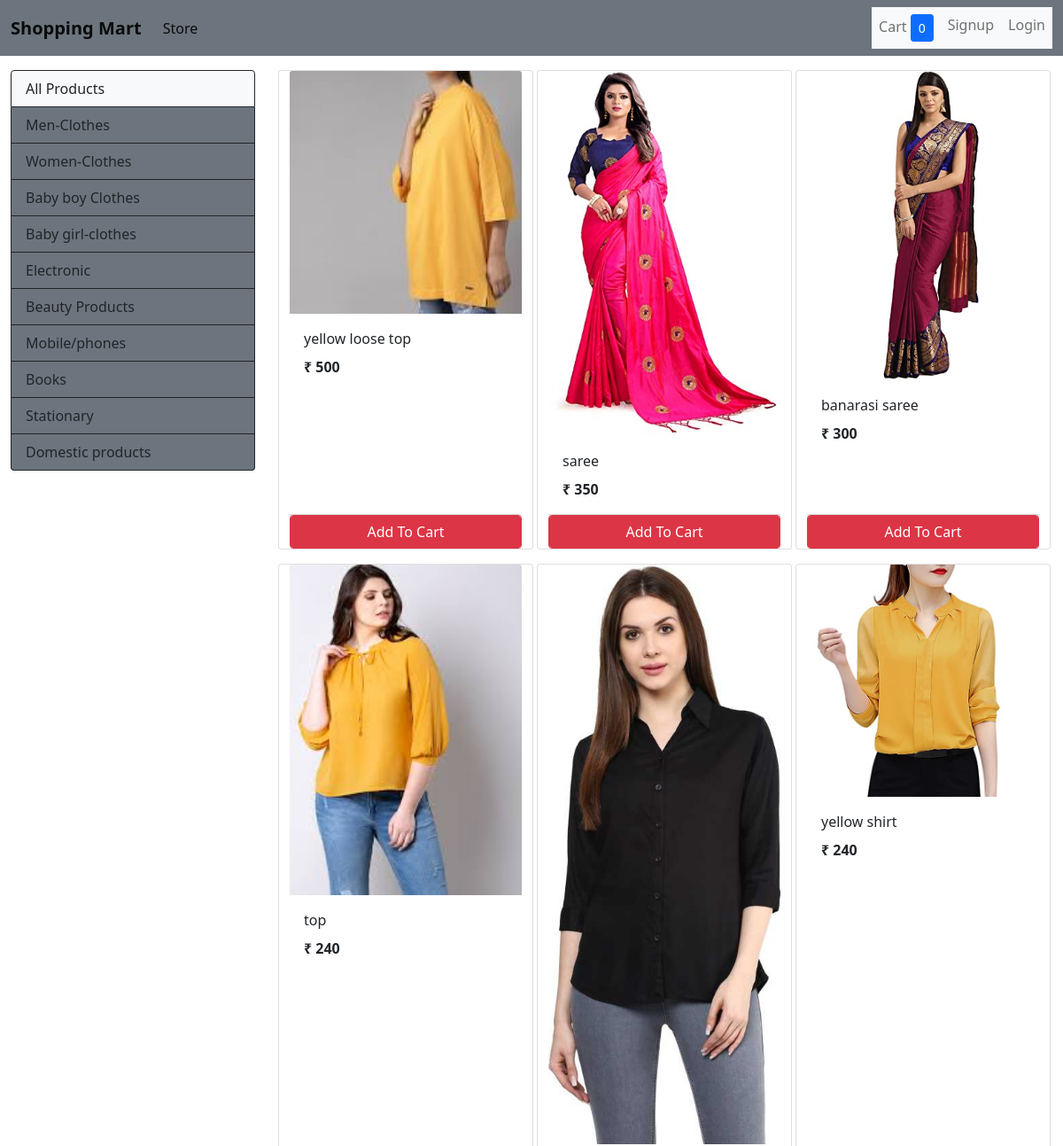
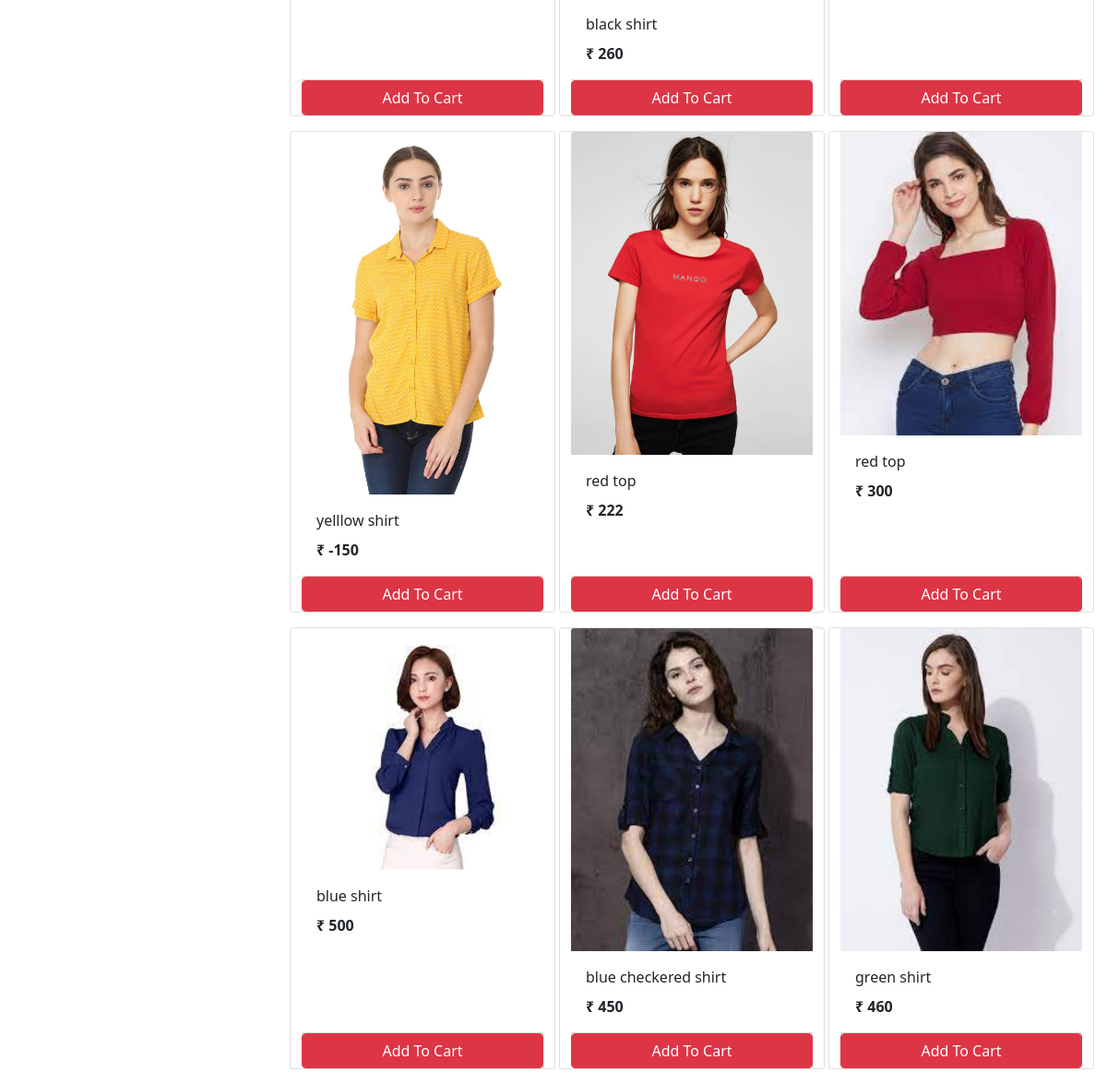
The app's page /?category=2 with its own data (2 pictures, top to bottom).
### store/models/category.py (models this page shows, shortened)
class Category(models.Model):
    name = models.CharField(max_length=20)
    @staticmethod
    def get_all_categorys():
     return Category.objects.all()

### store/models/product.py (models this page shows, shortened)
class Product(models.Model):
    name = models.CharField(max_length=50)
    price = models.IntegerField(default=0)
    category = models.ForeignKey(Category , on_delete=models.CASCADE , default=1)
    description = models.CharField(max_length=200, default='' , null=True , blank=True)
    image = models.ImageField(upload_to='uploads/products/')
    @staticmethod
    def get_all_products_by_categoryid(category_id):
        if category_id:
          return Product.objects.filter(category=category_id)
        else:
            return Product.get_all_products();

### store/views/home.py (the view, shortened to what this page needs)
# urls.py: path('', Index.as_view() , name='homepage'),
class Index(View):
    def get(self , request):
        cart = request.session.get('cart')
        if not cart:
            request.session['cart'] = {}
        products = None
        categorys = Category.get_all_categorys()
        categoryID = request.GET.get('category')
        if categoryID:
            products = Product.get_all_products_by_categoryid(categoryID)
        else:
            products = Product.get_all_products()
        data = {}
        data['products'] = products
        data['categorys'] = categorys
        print('you are : ', request.session.get('email'))
        return render(request, 'index.html', data, )

### store/templatetags/cart.py (called while the page is built)
@register.filter(name='is_in_cart')
def is_in_cart(product , cart):
    keys = cart.keys()
    for id in keys:
        if int(id) == product.id:
            return True
    return False;

### store/templatetags/custom_filter.py (called while the page is built)
@register.filter(name='currency')
def currency(number):
    return "₹ "+str(number)

### store/templates/index.html (shortened to what this page needs)
{% extends 'base.html' %}
{% block content %}
{% load cart %}
{% load custom_filter %}
<div class="container-fluid mt-3">
 <div class="row">
<div class="col-lg-3 mx-auto">
  <div class="list-group">
    <a href="/"
    class="list-group-item list-group-item-action bg-light border-dark">All Products</a>
    {% for category in categorys %}
    <a href="/?category={{category.id}}"
     class="list-group-item list-group-item-action bg-secondary border-dark">{{category.name}}</a>
    {% endfor %}
  </div>
</div>
    <div id= 'products' class="col-lg-9 mx-auto bg-seconday">
      <div class="row mx-auto">
        {% for product in products %}
        <div class= "card mx-auto mb-3" id={{product.id}} style="width: 18rem;">
          <img class="card-img-top" src="{{product.image.url}}" alt="Card image cap">
          <div class="card-body">
            <p class="card-title">{{product.name}}</p>
            <p class="card-text"><b>{{product.price|currency}}</b></p>
          </div>
          <div class="card-footer p-0 no-gutters">
            {% if product|is_in_cart:request.session.cart %}
            <div class="row no-gutters">
              <form action="/#{{product.id}}" class=" col-2 " method="POST">
                {% csrf_token %}
                <input hidden type="text" name='product' value="{{product.id}}">
                <input hidden type="text" name='remove' value='True'>
                <input type="submit" value=" - " class="col-2 btn btn-block btn-info">
              </form>
              <div class="text-center col">{{product|cart_quantity:request.session.cart}} in Cart</div>
              <form action="/#{{product.id}}" class=" col-2 " method="POST">
                {% csrf_token %}
                <input hidden type="text" name='product' value="{{product.id}}">
                <input type="submit" value=" + " class="col-2 btn btn-block btn-info">
              </form>
            </div>
            {% else %}
            <form action="/#{{product.id}}" method="POST" class="btn-block">
              <input type="submit" class="float-right btn-block btn btn-danger
              form-control" value="Add To Cart">
            </form>
            {% endif %}
          </div>
        </div>
    {% endfor %}
    </div>
  </div>
 </div>
</div>
{% endblock %}

### records on screen
Category: name "Men-Clothes"
Category: name "Women-Clothes"
Category: name "Baby boy Clothes"
Category: name "Baby girl-clothes"
Category: name "Electronic"
Category: name "Beauty Products"
Category: name "Mobile/phones"
Category: name "Books"
Category: name "Stationary"
Category: name "Domestic products"
Product: {{ product.id }} 1 (drawn), image (picture), name "yellow loose top", price "₹ 500"
Product: image (picture), name "saree", price "₹ 350"
Product: image (picture), name "banarasi saree", price "₹ 300"
Product: image (picture), name "top", price "₹ 240"
Product: image (picture), name "black shirt", price "₹ 260"
Product: image (picture), name "yellow shirt", price "₹ 240"
Product: image (picture), name "yelllow shirt", price "₹ -150"
Product: image (picture), name "red top", price "₹ 222"
Product: image (picture), name "red top", price "₹ 300"
Product: {{ product.id }} 18 (drawn), image (picture), name "blue shirt", price "₹ 500"
Product: image (picture), name "blue checkered shirt", price "₹ 450"
Product: image (picture), name "green shirt", price "₹ 460"

### other values on screen
{{ request.session.cart.keys|length }} "0"
